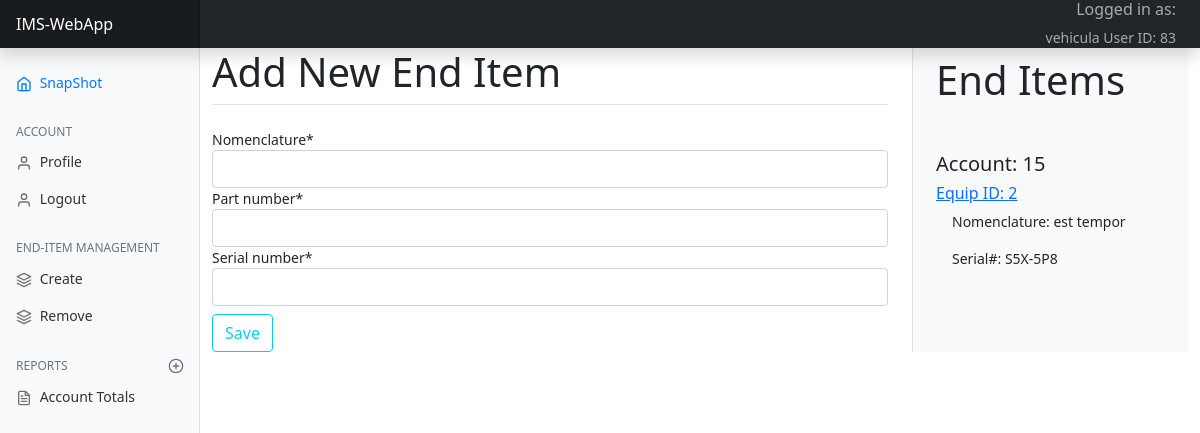
The app's page /home/newitem/ (signed in), older data.
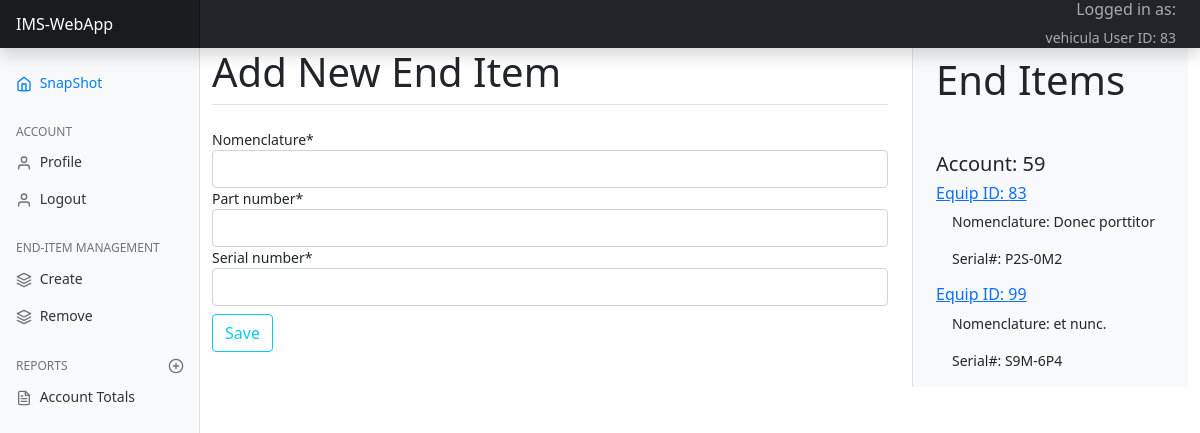
The same page, newer data.
### ims/models.py (models this page shows, shortened)
class EndItem(models.Model):
    end_item_id = models.AutoField(primary_key=True)
    nomenclature = models.CharField(max_length=45)
    part_number = models.CharField(max_length=45)
    serial_number = models.CharField(max_length=45)
    end_item_account_number = models.ForeignKey(EqAccount, on_delete=models.CASCADE, null=True, blank=True)
    status = models.IntegerField

### ims/views.py (the view)
# urls.py: path('newitem/', views.newItem, name='newItem'),
@login_required(login_url='login')
def newItem(request):
    current_user = request.user
    user_id = get_user_id(request)
    eq_acct = get_eq_acct(user_id)
    end_items = get_end_items(eq_acct)
    title = "New Item"
    context = {}
    print('Eq Acct: ', eq_acct)
    if request.method == 'POST':
        form = new_item_form(request.POST)
        context = {'form': form, 'current_user': current_user,
                'user_id': user_id,
                'eq_acct': eq_acct,
                'end_items': end_items,
                'title': title,
        }
        form.instance.end_item_account_number = EqAccount.objects.filter(eq_account_custodian_id = request.user.pk).first()
        form.save()
        messages.success(request, f'Your equipment item has been added!')
    else:
        form = new_item_form()
        context = {'form': form, 'current_user': current_user,
                'user_id': user_id,
                'eq_acct': eq_acct,
                'end_items': end_items,
                'title': title,
        }
    return render(request, 'ims/new_end_item.html', context)

### ims/forms.py
class new_item_form(ModelForm):
    class Meta:
        model = models.EndItem
        exclude = ('end_item_account_number',)

### ims/views.py (called while the page is built)
def get_user_id(request):
    current_user = request.user
    user_id = current_user.pk
    return user_id

def get_eq_acct(user_id):
    eq_acct = EqAccount.objects.values_list('eq_account_number', flat=True).filter(eq_account_custodian_id=user_id).first()
    return eq_acct

def get_end_items(eq_acct):
    end_items = EndItem.objects.filter(end_item_account_number=eq_acct)
    return end_items

### ims/templates/ims/new_end_item.html
{% extends "ims/ims_base.html" %}
{% load crispy_forms_filters %}
{% load crispy_forms_tags %}
{% block content %}
    <div class="content-area">
        <form method="POST" action="{% url 'newItem' %}">{% csrf_token %}
            <fieldset class="form-group">
                <legend class="border-bottom mb-4"><h1>Add New End Item</h1></legend>
                {{ form|crispy }}
            </fieldset>
            <div class="form-group">
                <button class="btn btn-outline-info mt-2 p-50" type="submit" value="Select">Save</button>
            </div>
        </form>
    </div>
{% endblock content %}

### ims/templates/ims/ims_base.html (shortened to what the changed rows need)
{% load static %}
<!doctype html>
<html lang="en">
  <head>
    <link href="https://getbootstrap.com/docs/5.0/dist/css/bootstrap.min.css" rel="stylesheet">
    <link href="https://getbootstrap.com/docs/5.0/examples/dashboard/dashboard.css" rel="stylesheet">
    <link rel="stylesheet" href="{% static 'ims_main.css' %}">
  </head>
<body>
    <div class="container-fluid">
        <div class="row">
            <div id="page-content" class="col-md-6 col-lg-7 col-sm-8">
            {% block content %} {% endblock %}
            </div>
            <div class="col-md-3 col-lg-3 col-sm-4">
                <div class="container right-side">
                    <h1 class="pt-2 mb-5">End Items</h1>
                    <h5 class="acct_id" id="{{ eq_acct }}">Account: {{ eq_acct }}</h5>
                    {% for item in end_items %}
                        <a id="{{ item.end_item_id }}" href="{% url 'updateItem' item.end_item_id %}"><h6>Equip ID: {{ item.end_item_id }}</h6></a>
                        <p class="ps-3">Nomenclature: {{ item.nomenclature }}</p>
                        <p class="ps-3">Serial#: {{ item.serial_number }}</p>
                    {% endfor %}
                </div>
            </div>
        </div>
    </div>
</body>
</html>

Row changes from the older to the newer data that the page shows:
removed EndItem: end_item_id "2", nomenclature "est tempor", serial_number "S5X-5P8"
now on this page (row unchanged): EndItem: end_item_id "83", nomenclature "Donec porttitor", serial_number "P2S-0M2"
now on this page (row unchanged): EndItem: end_item_id "99", nomenclature "et nunc.", serial_number "S9M-6P4"
Text that changed along with them:
{{ eq_acct }}: "15" → "59"
